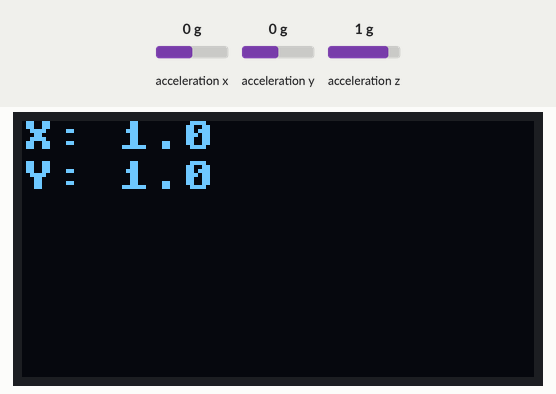
Bench run of a program on a simulated Raspberry Pi Pico running MicroPython. Shown: 128×64 one-colour display. Inputs (shaded band) come from the test bench; at power-on: acceleration x 0 g, acceleration y 0 g, acceleration z 1 g. Library files of the repository ran but are not shown: MPU6050.py, ssd1306.py; what the program prints to the serial console is not drawn.

Above: at 1.2 s.
1.3 s: acceleration x set to -1.4 g
At 2.5 s:
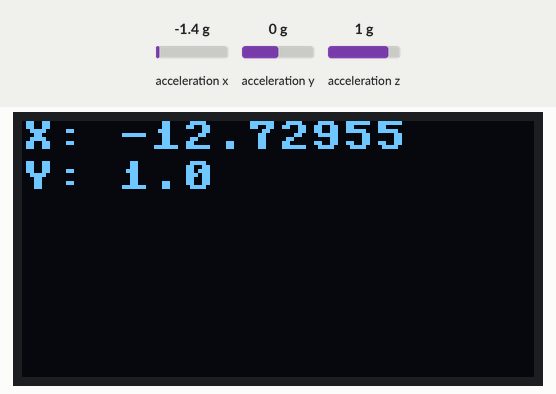
2.9 s: acceleration y set to -1.4 g
At 3.6 s:
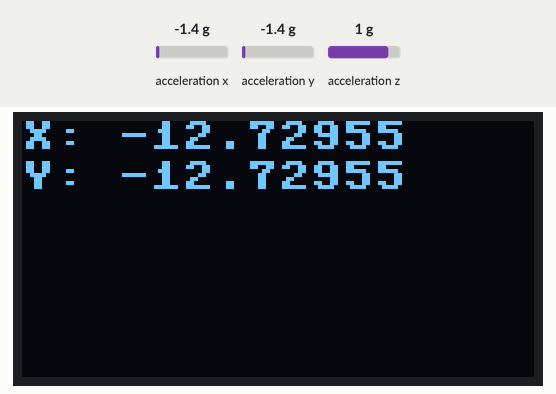
4.4 s: acceleration x set to -0.8 g
At 4.7 s:
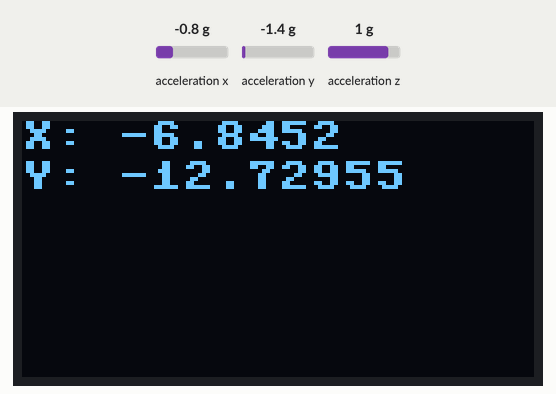
5.9 s: acceleration y set to -0.8 g
At 7.1 s:
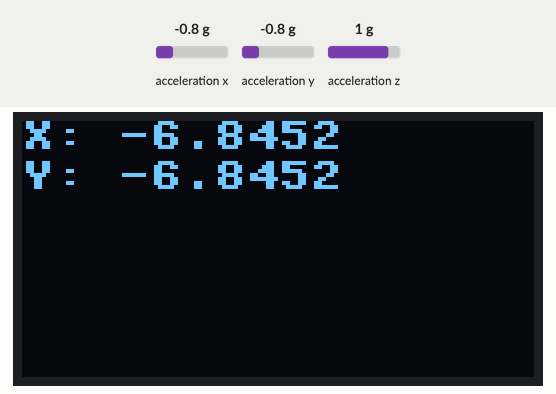
Timing chart, 0 to 8.4 s (numbered marks = the images above; inputs shaded):
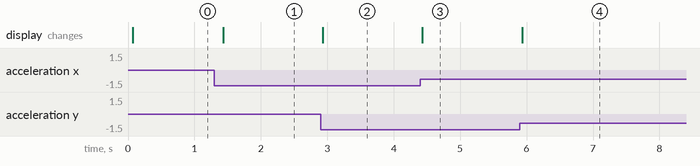

Measured:
- after the input at 1.3 s, the display: changes after 0.13 s (image 1)
- after the input at 2.9 s, the display: changes at once (image 2)
- after the input at 4.4 s, the display: changes at once (image 3)
- after the input at 5.9 s, the display: changes at once (image 4)

The program:

main.py
```python
from remote import Remote

#Create the remote object
remote = Remote()

#on loop update the data then display on screen and send data on serial
while True:
    remote.update_cords()
    remote.update_data_display()
    print("x: " + str(remote.x) + " y: " + str(remote.y))
```

remote.py
```python
from time import sleep_ms
from accelerometer import Accelerometer
from screen import Screen

class Remote:
    '''
    this object handles the remote as a whole package parts:
    Screen
    Accelerometer (MPU6050)

    also holds the data for the tilt of the remote after last update
    '''
    def __init__(self):
        '''
        sets up the screen and accelerometer and a deadzone for the tilt
        '''
        #setup parts
        self.screen = Screen(3, 2, 128, 64)
        self.accelerometer = Accelerometer()

        #set a deadzone for the remote
        self.deadzone = 1
        self.x = 0
        self.y = 0

    def update_cords(self):
        '''
        update the x and y data from the accelerometer and save it to self
        '''
        accel_data = self.accelerometer.get_data()

        self.x = self.deadzone_adjust(accel_data[0])
        self.y = self.deadzone_adjust(accel_data[1])

    def deadzone_adjust(self, cord):
        '''
        adjusts the data with the deadzone (running on the same data without updating it again will increase the deadzone)
        '''
        if cord < 0 and cord > self.deadzone * -1:
            cord = 0
        elif cord > 0 and cord < self.deadzone:
            cord = 0
        elif cord > 0:
            cord -= self.deadzone
        else:
            cord += self.deadzone

        return cord


    def update_data_display(self):
        '''
        updates the screen with the current data
        '''
        data_text = ["X: " + str(self.x), "Y: " + str(self.y)]
        self.screen.update_screen(data_text)
```

accelerometer.py
```python
from libary.MPU6050 import MPU6050

class Accelerometer:
    '''This just handles getting x and y data from the MPU6050'''
    def __init__(self):
        '''creates itself using the MPU6050 libary'''
        self.mpu = MPU6050()

    def get_data(self):
        '''
        returns accelerometer data as a touple (x, y)
        '''

        data = self.mpu.read_accel_data()

        return (data["x"], data["y"])
```

screen.py
```python
from machine import Pin, SoftI2C
from libary import ssd1306
from time import sleep_ms

class Screen:
    '''
    screen object handles updates to the oled screen and holds screen info (data pins and size)
    '''
    def __init__(self, scl_pin:int, sda_pin:int, display_width:int, display_height:int):
        '''
        initalize the screen, needs scl & sda pin also need the display width and height
        '''

        #setup data pins
        self.i2c = SoftI2C(scl=Pin(scl_pin), sda=Pin(sda_pin))
        #save screen size info
        self.display_width = display_width
        self.display_height = display_height
        #setup the display object
        self.display = ssd1306.SSD1306_I2C(self.display_width, self.display_height, self.i2c)

    def update_screen(self, display_text:list[str]):
        '''
        updates the screen with new text.

        takes in a list of lines then displays them one line per element
        '''
        #set counter to 0 (tracks what line is being written)
        counter = 0

        #for each element write a new line on the display
        for line in display_text:
            display_line = counter * 10
            self.display.text(line , 0, display_line)

            counter += 1

        #update the display with the new text
        self.display.show()
        self.display.fill(0)
        sleep_ms(100)
```
